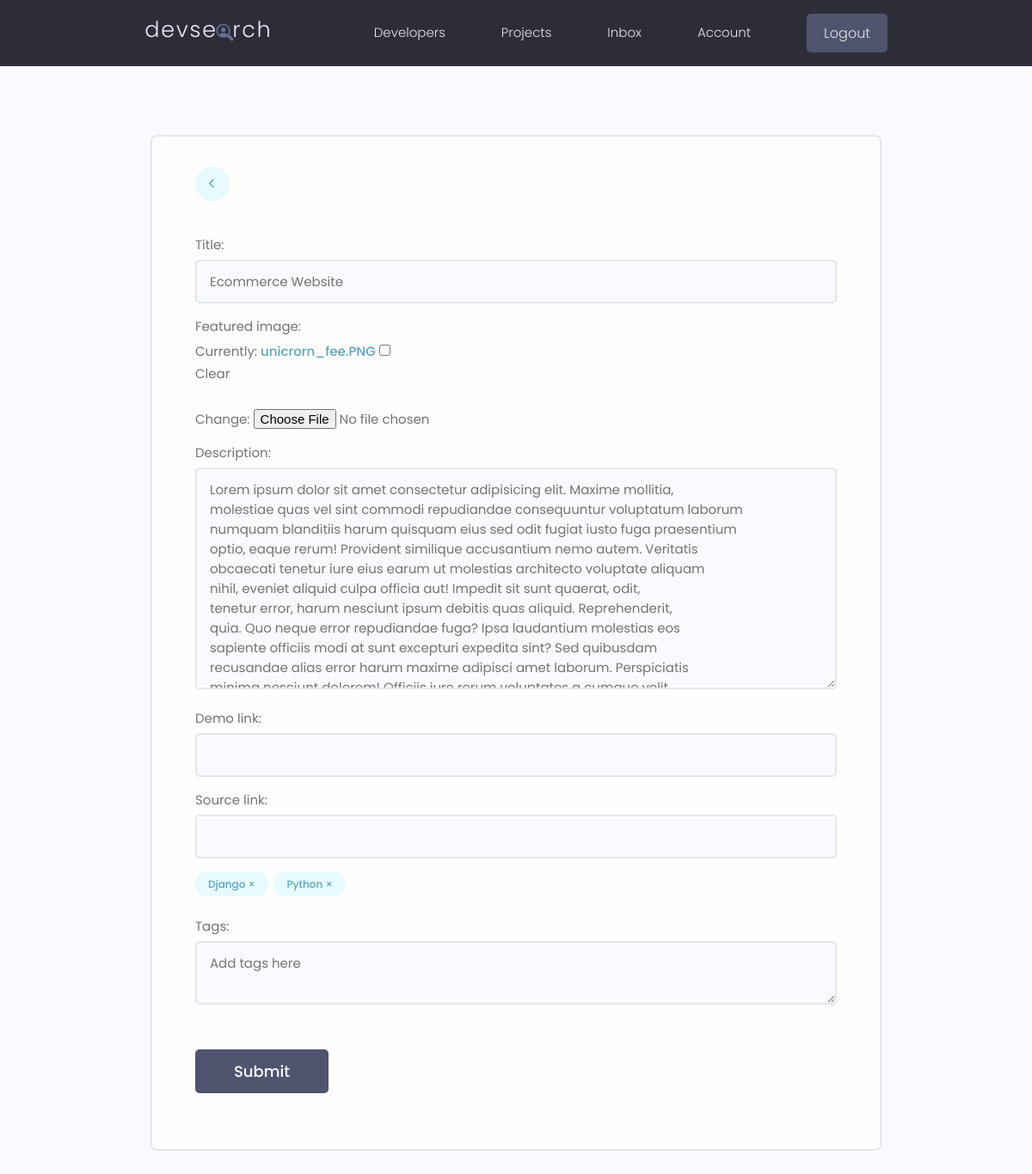
Page /projects/update-project/69086ae2-4fdb-4175-a9e7-f97a9178d326/ (signed in) on the earlier database version.
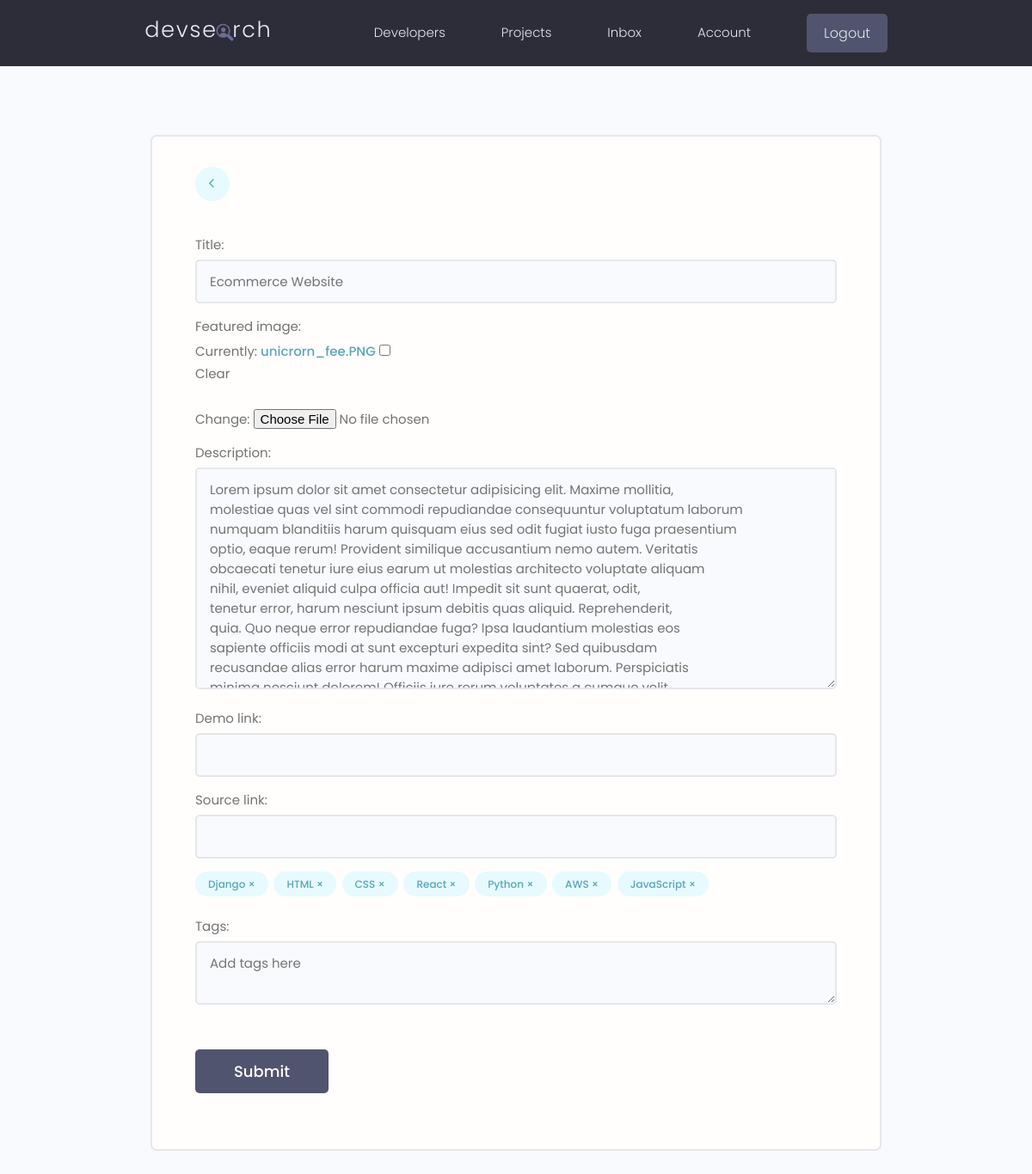
Same page on the later database version.
### projects/models.py (models this page shows, shortened)
class Project(models.Model):
    owner = models.ForeignKey(Profile, null = True, blank=True, on_delete=models.CASCADE)
    title = models.CharField(max_length=200)
    description = models.TextField(null=True, blank=True)
    featured_image = models.ImageField(null=True, blank=True, default="default.jpg")
    demo_link = models.CharField(max_length=2000, null=True, blank=True)
    source_link = models.CharField(max_length=2000, null=True, blank=True)
    vote_total = models.IntegerField(default=0, null=True, blank=True)
    vote_ratio = models.IntegerField(default=0, null=True, blank=True)
    tags = models.ManyToManyField('Tag', blank=True)
    created = models.DateTimeField(auto_now_add=True)
    id = models.UUIDField(default=uuid.uuid4, unique=True, primary_key=True, editable=False)
    class Meta:
        ordering=['-vote_ratio', '-vote_total', 'title']

class Tag(models.Model):
    name = models.CharField(max_length=200)
    created = models.DateTimeField(auto_now_add=True)
    id = models.UUIDField(default=uuid.uuid4, unique=True, primary_key=True, editable=False)

### projects/views.py (the view, shortened to what this page needs)
# urls.py: path('update-project/<str:pk>/', views.updateProject, name="update-project"),
@login_required(login_url='login')
def updateProject(request, pk):
    profile = request.user.profile
    project = profile.project_set.get(id=pk)
    form = ProjectForm(instance=project)
    contex = {'form': form, 'project': project}
    return render(request, "projects/project_form.html", contex)

### projects/forms.py
class ProjectForm(ModelForm):
    class Meta:
        model = Project
        fields = ['title', 'featured_image' ,'description', 'demo_link', 'source_link']
        widgets ={
            'tags': forms.CheckboxSelectMultiple(),
        }
    def __init__(self, *args, **kwargs):
        super(ModelForm, self).__init__(*args, **kwargs)
        for name, field in self.fields.items():
            field.widget.attrs.update({'class': 'input'})

### projects/templates/projects/project_form.html (shortened to what this page needs)
{% extends 'main.html' %}
{% block content %}
<main class="formPage my-xl">
    <div class="content-box">
        <div class="formWrapper">
            <a class="backButton" href="{% url 'account' %}"><i class="fa fa-angle-left" style="margin-left: 0.55em;"></i></a>
            <br>
            <form class="form" method="POST" enctype="multipart/form-data">
                {% for field in form%}
                <div class="form__field">
                    <label for="formInput#text">{{field.label}}: </label>
                    {{field}}
                </div>
                {% endfor %}
                <div class="form__field">
                    {% for tag in project.tags.all %}
                    <div class="project-tag tag tag--pill tag--main" data-tag="{{tag.id}}"
                        data-project="{{project.id}}">{{tag.name}} &#215;</div>
                    {% endfor %}
                </div>
                <div class="form__field">
                    <label for="formInput#text">Tags: </label>
                    <textarea class="input" name="newtags" placeholder = "Add tags here"></textarea>
                </div>
                <input class="btn btn--sub btn--lg  my-md" type="submit" value="Submit" />
            </form>
        </div>
    </div>
</main>
{% endblock %}

Differences in the rows shown:
added Tag: name "HTML"
added Tag: name "CSS"
now on this page (row unchanged): Tag: name "React"
added Tag: name "AWS"
now on this page (row unchanged): Tag: name "JavaScript"
